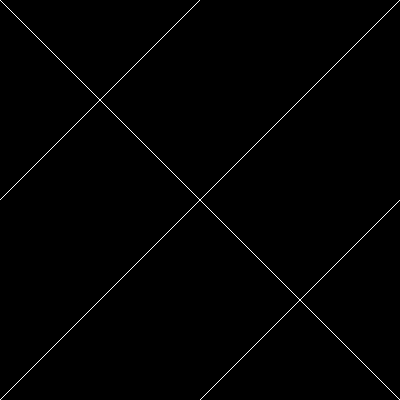
Frame 1 (no input)
Frame 60 (no input): identical to frame 1, image omitted
Frame 120 (the mouse pressed at the canvas centre since frame 60): identical to frame 1, image omitted

The p5.js sketch that drew this single still picture (run headless with seeded random() and noise() and a simulated clock; from frame 60 on, the mouse is pressed at the canvas centre):

// p5.js sketch
// ── sketch.js
function setup() {
    createCanvas(400, 400);
}

function draw() {
    background(0);
    stroke(255)
    line(0, 0, 400, 400);
    line(400, 0, 0, 400);
    line(200, 0, 0, 200);
    line(600, 0, 0, 600);
}
